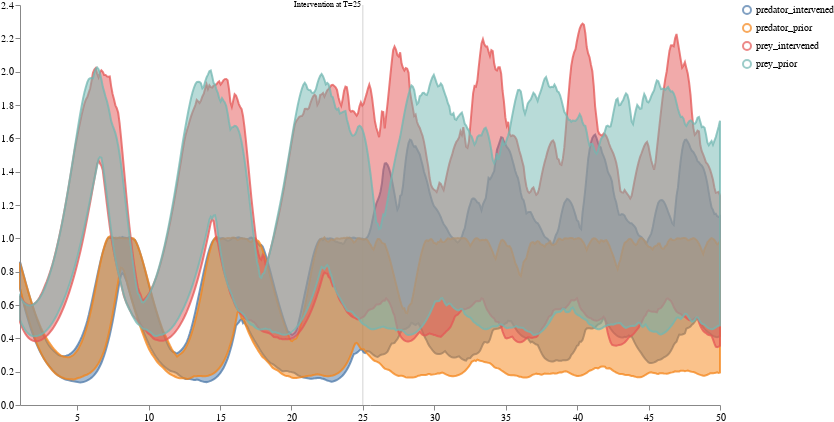

Write notebook code for a chart like this one.
### Code cell
intervened_samples_df = convert_to_output_format(intervened_samples, tspan, nice=True)
distributions = pd.DataFrame({
    'prey_prior': prior_samples_df['prey_population_sol'], 
    'predator_prior': prior_samples_df['predator_population_sol'],
    'prey_intervened': intervened_samples_df['prey_population_sol'],
    'predator_intervened': intervened_samples_df['predator_population_sol'],
    })

schema = plots.trajectories(distributions,
                           markers={"Intervention at T=25": 25})
schema = plots.resize(schema, w=700, h=400)
plots.ipy_display(schema)

### Figure 1 — Vega specification as saved in the notebook (floating-point values rounded to 4 significant figures; data arrays with more than 128 entries replaced by an {"elided": "..."} marker saying what was removed)
{"$schema": "https://vega.github.io/schema/vega/v5.json", "axes": [{"name": "x_axis", "orient": "bottom", "scale": "xscale", "zindex": 100}, {"name": "y_axis", "orient": "left", "scale": "yscale", "zindex": 100}], "data": [{"name": "distributions", "values": {"elided": "2000 records"}}, {"name": "traces", "transform": [{"expr": "isValid(datum.value)", "type": "filter"}], "values": []}, {"name": "points", "values": []}, {"name": "markers", "values": [{"label": "Intervention at T=25", "timepoint": 25}]}, {"name": "selected", "on": [{"remove": true, "trigger": "clear"}, {"remove": true, "trigger": "!shift"}, {"insert": "clicked", "trigger": "!shift && clicked"}, {"toggle": "clicked", "trigger": "shift && clicked"}]}], "height": 400, "legends": [{"encode": {"labels": {"interactive": true, "name": "legendLabel", "update": {"opacity": [{"test": "!length(data('selected')) || indata('selected', 'value', datum.value)", "value": 1}, {"value": 0.25}]}}, "symbols": {"interactive": true, "name": "legendSymbol", "update": {"fill": {"value": "transparent"}, "opacity": [{"test": "!length(data('selected')) || indata('selected', 'value', datum.value)", "value": 0.7}, {"value": 0.15}], "size": {"value": 64}, "strokeWidth": {"value": 2}}}}, "name": "color_legend", "stroke": "color"}], "marks": [{"from": {"facet": {"data": "points", "groupby": "trajectory", "name": "points_split"}}, "marks": [{"encode": {"hover": {"fillOpacity": {"value": 0.9}}, "update": {"fill": {"field": "trajectory", "scale": "color"}, "fillOpacity": [{"test": "!length(data('selected')) || indata('selected', 'value', datum.trajectory)", "value": 0.5}, {"value": 0.15}], "size": {"value": 10}, "stroke": {"field": "trajectory", "scale": "color"}, "strokeOpacity": [{"test": "!length(data('selected')) || indata('selected', 'value', datum.trajectory)", "value": 0.75}, {"value": 0.15}], "strokeWidth": {"value": 2}, "tooltip": {"field": "value"}, "x": {"field": "timepoint", "scale": "xscale"}, "y": {"field": "value", "scale": "yscale"}}}, "from": {"data": "points"}, "name": "_points_symbol", "type": "symbol", "zindex": 3}, {"encode": {"hover": {"fillOpacity": {"value": 0.9}}, "update": {"interpolate": {"value": "linear"}, "stroke": {"field": "trajectory", "scale": "color"}, "strokeOpacity": [{"test": "!length(data('selected')) || indata('selected', 'value', datum.trajectory)", "value": 0.3}, {"value": 0.1}], "strokeWidth": {"value": 2}, "x": {"field": "timepoint", "scale": "xscale"}, "y": {"field": "value", "scale": "yscale"}}}, "from": {"data": "points"}, "name": "_points_line", "type": "line", "zindex": 3}], "name": "_points", "type": "group", "zindex": 3}, {"from": {"facet": {"data": "traces", "groupby": "trajectory", "name": "traces_split"}}, "marks": [{"encode": {"hover": {"fillOpacity": {"value": 0.9}}, "update": {"interpolate": {"value": "linear"}, "stroke": {"field": "trajectory", "scale": "color"}, "strokeOpacity": [{"test": "!length(data('selected')) || indata('selected', 'value', datum.trajectory)", "value": 0.75}, {"value": 0.15}], "strokeWidth": {"value": 2}, "x": {"field": "timepoint", "scale": "xscale"}, "y": {"field": "value", "scale": "yscale"}}}, "from": {"data": "traces_split"}, "name": "_traces_lines", "type": "line"}], "name": "_traces", "type": "group", "zindex": 2}, {"from": {"facet": {"data": "distributions", "groupby": "trajectory", "name": "trajectory_split"}}, "marks": [{"encode": {"hover": {"fillOpacity": {"value": 0.9}}, "update": {"fill": {"field": "trajectory", "scale": "color"}, "fillOpacity": [{"test": "!length(data('selected')) || indata('selected', 'value', datum.trajectory)", "value": 0.5}, {"value": 0.15}], "interpolate": {"value": "linear"}, "stroke": {"field": "trajectory", "scale": "color"}, "strokeOpacity": [{"test": "!length(data('selected')) || indata('selected', 'value', datum.trajectory)", "value": 0.75}, {"value": 0.15}], "strokeWidth": {"value": 2}, "x": {"field": "timepoint", "scale": "xscale"}, "y": {"field": "upper", "scale": "yscale"}, "y2": {"field": "lower", "scale": "yscale"}}}, "from": {"data": "trajectory_split"}, "type": "area"}], "name": "_distributions", "type": "group", "zindex": 1}, {"marks": [{"encode": {"enter": {"stroke": {"value": "lightgray"}}, "update": {"opacity": {"value": 1}, "x": {"field": "timepoint", "scale": "xscale"}, "y": {"signal": "height"}, "y2": {"value": 0}}}, "from": {"data": "markers"}, "name": "_marker text", "type": "rule"}, {"encode": {"enter": {"fontSize": {"value": 8}, "text": {"field": "datum.label"}, "y": {"value": 0}}}, "from": {"data": "_marker text"}, "name": "_marker flags", "transform": [{"as": ["x", "_y", "opacity", "align", "baseline"], "lineAnchor": "start", "offset": [1], "size": {"signal": "[width, height]"}, "type": "label"}], "type": "text"}], "name": "_markers", "type": "group"}], "scales": [{"domain": {"fields": [{"data": "distributions", "field": "timepoint"}, {"data": "traces", "field": "timepoint"}, {"data": "points", "field": "timepoint"}, {"data": "markers", "field": "timepoint"}]}, "name": "xscale", "range": "width", "type": "linear", "zero": false}, {"domain": {"fields": [{"data": "distributions", "field": "lower"}, {"data": "distributions", "field": "upper"}, {"data": "traces", "field": "value"}, {"data": "points", "field": "value"}]}, "name": "yscale", "nice": true, "range": "height", "type": "linear", "zero": true}, {"domain": {"fields": [{"data": "distributions", "field": "trajectory"}, {"data": "traces", "field": "trajectory"}, {"data": "points", "field": "trajectory"}]}, "name": "color", "range": "category", "type": "ordinal"}], "signals": [{"name": "clear", "on": [{"events": "mouseup[!event.item]", "force": true, "update": "true"}], "value": true}, {"name": "shift", "on": [{"events": "@legendSymbol:click, @legendLabel:click", "force": true, "update": "event.shiftKey"}], "value": false}, {"name": "clicked", "on": [{"events": "@legendSymbol:click, @legendLabel:click", "force": true, "update": "{value: datum.value}"}], "value": null}], "width": 700}
